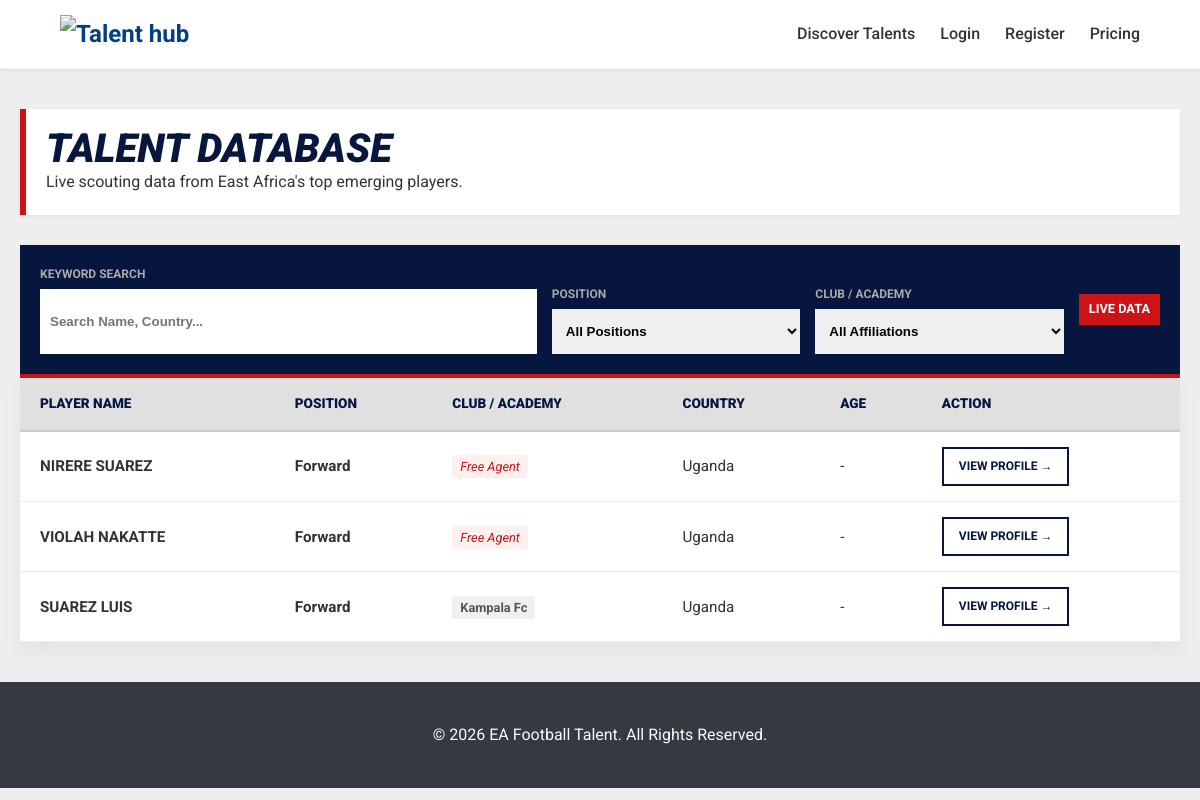
Page /discover/ on the earlier database version.
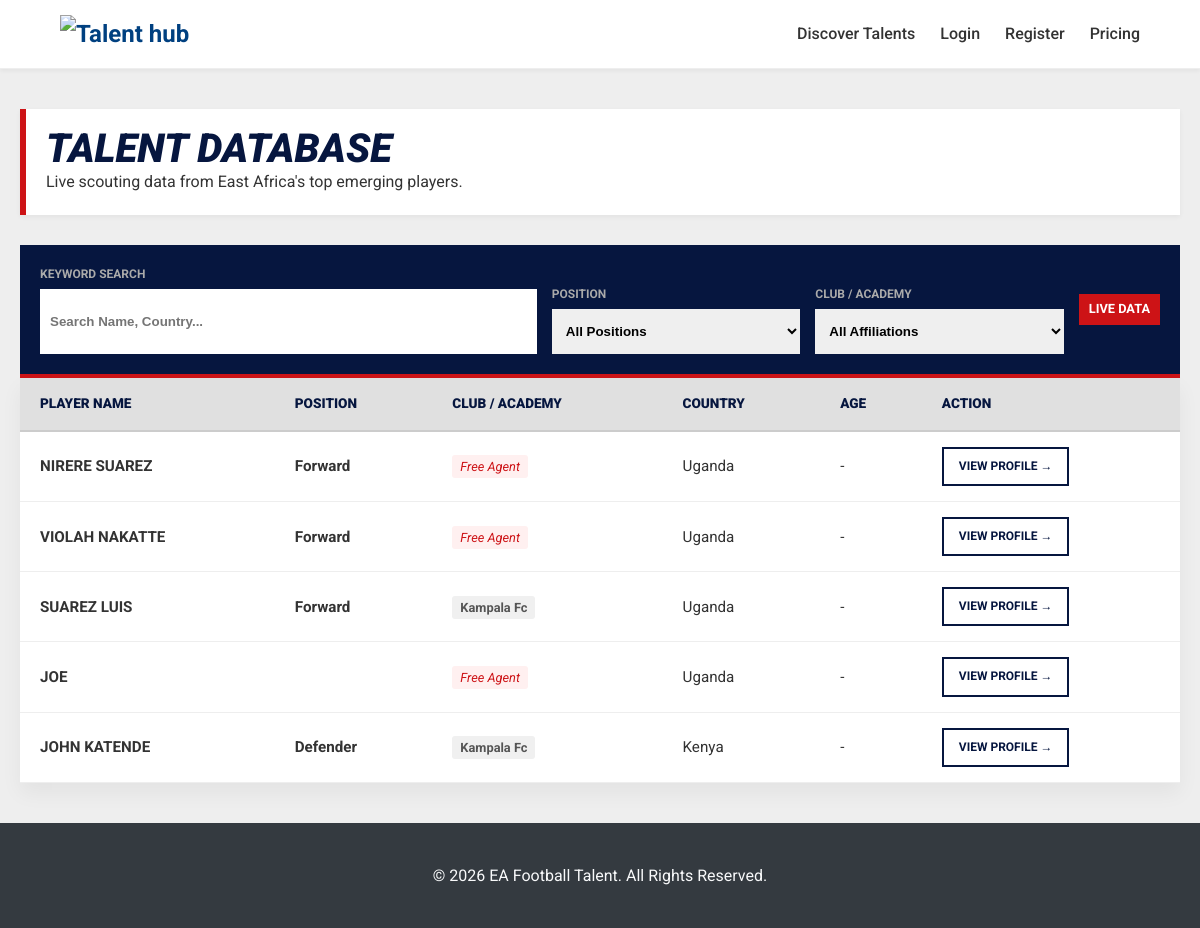
Same page on the later database version.
### core/models.py (models this page shows, shortened)
class PlayerProfile(models.Model):
    user = models.OneToOneField(CustomUser, on_delete=models.CASCADE, primary_key=True)
    country = models.CharField(max_length=100)
    position = models.CharField(max_length=50)
    date_of_birth = models.DateField()
    bio = models.TextField(blank=True, null=True)
    club = models.ForeignKey(ClubProfile, on_delete=models.SET_NULL, null=True, blank=True, related_name='players')
    academy = models.ForeignKey(AcademyProfile, on_delete=models.SET_NULL, null=True, blank=True, related_name='players')

class CustomUser(AbstractUser):
    USER_TYPE_CHOICES = (
        ('player', 'Player'),
        ('club', 'Club'),
        ('academy', 'Academy'),
    )
    user_type = models.CharField(max_length=10, choices=USER_TYPE_CHOICES)

class ClubProfile(models.Model):
    user = models.OneToOneField(CustomUser, on_delete=models.CASCADE, primary_key=True)
    club_name = models.CharField(max_length=200)
    country = models.CharField(max_length=100)
    region = models.CharField(max_length=100)
    description = models.TextField(blank=True, null=True)

### core/views.py (the view)
# urls.py: path('discover/', discover_talents, name='discover_talents'),
def discover_talents(request):
    players = PlayerProfile.objects.all().select_related('user', 'club', 'academy')
    positions = PlayerProfile.objects.values_list('position', flat=True).distinct().order_by('position')
    clubs = ClubProfile.objects.values_list('club_name', flat=True).distinct()
    academies = AcademyProfile.objects.values_list('academy_name', flat=True).distinct()
    affiliations = sorted(list(clubs) + list(academies))
    context = {
        'players': players,
        'positions': positions,
        'affiliations': affiliations,
    }
    return render(request, 'discover_talents.html', context)

### core/templates/discover_talents.html (shortened to what this page needs)
{% extends 'base.html' %}
{% load static %}
{% block content %}
<div class="discover-container">
    <div class="page-header">
        <h2>Talent Database</h2>
        <p>Live scouting data from East Africa's top emerging players.</p>
    </div>
    <div class="filter-section">
        <div class="filter-group search-input">
            <label for="search-filter">Keyword Search</label>
            <input type="text" id="search-filter" class="filter-control" placeholder="Search Name, Country...">
        </div>
        <div class="filter-group">
            <label for="position-filter">Position</label>
            <select id="position-filter" class="filter-control">
                <option value="">All Positions</option>
            </select>
        </div>
        <div class="filter-group">
            <label for="affiliation-filter">Club / Academy</label>
            <select id="affiliation-filter" class="filter-control">
                <option value="">All Affiliations</option>
            </select>
        </div>
        <span class="live-badge">LIVE DATA</span>
    </div>
    <div class="table-container">
        <table class="player-table">
            <thead>
            <tr>
                <th data-column="name" class="sortable">Player Name</th>
                <th data-column="position" class="sortable">Position</th>
                <th data-column="affiliation" class="sortable">Club / Academy</th>
                <th data-column="country" class="sortable">Country</th>
                <th data-column="age" class="sortable">Age</th>
                <th>Action</th>
            </tr>
            </thead>
            <tbody id="player-table-body">
            {% for player in players %}
            <tr class="player-row"
                data-position="{{ player.position }}"
                data-affiliation="{% if player.club %}{{ player.club.club_name }}{% elif player.academy %}{{ player.academy.academy_name }}{% else %}Free Agent{% endif %}">
                <td class="player-name-cell">{{ player.user.get_full_name|default:player.user.username }}</td>
                <td><strong>{{ player.position }}</strong></td>
                <td>
                    {% if player.club %}
                    <span class="affiliation-badge">{{ player.club.club_name }}</span>
                    {% elif player.academy %}
                    <span class="affiliation-badge">{{ player.academy.academy_name }}</span>
                    {% else %}
                    <span class="affiliation-badge free-agent">Free Agent</span>
                    {% endif %}
                </td>
                <td>{{ player.country }}</td>
                <td>{{ player.age|default:'-' }}</td>
                <td>
                    <a href="{% url 'player_detail' player.pk %}" class="btn-view">View Profile &rarr;</a>
                </td>
            </tr>
            {% empty %}
            <tr class="empty-state-row">
                <td colspan="6" style="text-align: center; padding: 50px;">No players match your current criteria.</td>
            </tr>
            {% endfor %}
            </tbody>
        </table>
    </div>
</div>
{% endblock %}

### core/templates/base.html (shortened to what this page needs)
{% load static %}
<!DOCTYPE html>
<html lang="en">
<head>
    <link rel="stylesheet" href="{% static 'style.css' %}" />
</head>
<body>
    <header class="main-header">
        <div class="container">
            <a href="{% url 'home' %}" class="logo">
                <img src="{% static 'images/logor.jpeg' %}" style="width: 100px;" alt="Talent hub" />
            </a>
            <nav class="main-nav">
                <ul>
                    {% if user.is_authenticated %}
                        {% if user.user_type == 'player' %}
                            <li><a href="{% url 'player_dashboard' %}">My Dashboard</a></li>
                        {% elif user.user_type == 'club' %}
                            <li><a href="{% url 'manage_roster' %}">Manage Players</a></li>
                        {% elif user.user_type == 'academy' %}
                            <li><a href="{% url 'manage_roster' %}">Manage Players</a></li>
                        {% endif %}
                        <li>
                            <form action="{% url 'logout' %}" method="post" style="display: inline;">
                                {% csrf_token %}
                                <button type="submit" class="logout-button">Logout</button>
                            </form>
                        </li>
                    {% else %}
                        <li><a href="{% url 'discover_talents' %}">Discover Talents</a></li>
                        <li><a href="{% url 'login' %}">Login</a></li>
                        <li><a href="{% url 'register' %}">Register</a></li>
                        <li><a href="{% url 'pricing' %}">Pricing</a></li>
                    {% endif %}
                </ul>
            </nav>
        </div>
    </header>
    <main>
        {% block content %}{% endblock %}
    </main>
    <footer class="main-footer">
        <div class="container">
            <p>&copy; {% now "Y" %} EA Football Talent. All Rights Reserved.</p>
        </div>
    </footer>
</body>
</html>

### core/static/style.css (style rules this page uses)
body, h1, h2, h3, p, ul, form { margin: 0; padding: 0; }
body { font-family: 'Poppins', sans-serif; background-color: #f8f9fa; color: #333; line-height: 1.6; }
.container { width: 90%; max-width: 1200px; margin: 0 auto; }
.main-header { background-color: #fff; padding: 15px 0; box-shadow: 0 2px 4px rgba(0,0,0,0.05); border-bottom: 1px solid #eee; position: sticky; top: 0; z-index: 1000; }
.main-header .container { display: flex; justify-content: space-between; align-items: center; }
.logo { font-size: 1.5em; font-weight: 700; color: #004080; text-decoration: none; }
.main-nav ul { list-style: none; display: flex; align-items: center; gap: 25px; }
.main-nav a { text-decoration: none; color: #333; font-weight: 500; transition: color 0.3s; }
main { padding: 0; }
.main-footer { flex-shrink: 0; background-color: #343a40; color: #f8f9fa; padding: 40px 0; text-align: center; }

### core/templates/discover_talents.html (style rules this page uses)
:root { --sky-blue: #06163F; --sky-blue-light: #1a2c5e; --sky-red: #CD1316; --sky-red-hover: #a00f11; --sky-gray: #f4f4f4; --text-dark: #111; --white: #ffffff; }
body { background-color: #eee; font-family: 'Roboto', sans-serif; }
.discover-container { max-width: 1200px; margin: 40px auto; padding: 0 20px; }
.page-header { margin-bottom: 30px; border-left: 6px solid var(--sky-red); padding: 20px; background: white; box-shadow: 0 2px 5px rgba(0,0,0,0.05); }
.page-header h2 { margin: 0; font-size: 2.5rem; font-weight: 900; text-transform: uppercase; color: var(--sky-blue); font-style: italic; line-height: 1; }
.filter-section { background-color: var(--sky-blue); padding: 20px; display: flex; flex-wrap: wrap; gap: 15px; align-items: flex-end; border-bottom: 4px solid var(--sky-red); }
.filter-group { display: flex; flex-direction: column; flex: 1; min-width: 200px; }
.filter-group label { color: #aaa; font-size: 0.75rem; font-weight: 700; text-transform: uppercase; margin-bottom: 5px; }
.filter-control { padding: 10px; border: none; border-radius: 0; font-weight: 700; height: 45px; }
.search-input { flex: 2; min-width: 300px; }
.live-badge { background: var(--sky-red); color: white; padding: 5px 10px; font-weight: bold; font-size: 0.8rem; text-transform: uppercase; height: fit-content; align-self: center; animation: pulse 2s infinite; }
.table-container { background: white; overflow-x: auto; box-shadow: 0 10px 20px rgba(0,0,0,0.05); }
.player-table { width: 100%; border-collapse: collapse; min-width: 900px; }
.player-table thead { background-color: #e0e0e0; }
.player-table th { text-align: left; padding: 15px 20px; font-size: 0.85rem; font-weight: 900; text-transform: uppercase; color: var(--sky-blue); border-bottom: 2px solid #ccc; cursor: pointer; }
.player-table td { padding: 15px 20px; border-bottom: 1px solid #eee; color: #333; font-size: 0.95rem; }
.player-name-cell { font-weight: 700; color: var(--sky-blue); text-transform: uppercase; }
.affiliation-badge { font-size: 0.8rem; padding: 4px 8px; background: #f0f0f0; border-radius: 3px; color: #555; font-weight: 700; }
.free-agent { color: var(--sky-red); font-style: italic; font-weight: normal; background: #fff0f0; }
.btn-view { display: inline-block; padding: 8px 15px; background-color: white; color: var(--sky-blue); border: 2px solid var(--sky-blue); text-decoration: none; font-weight: 700; text-transform: uppercase; font-size: 0.75rem; transition: all 0.2s; }

Differences in the rows shown:
added PlayerProfile: user.get_full_name "JOE", shows "Free Agent", country "Uganda", age "-"
added PlayerProfile: user.get_full_name "JOHN KATENDE", position "Defender", club.club_name "Kampala Fc", country "Kenya", age "-"
